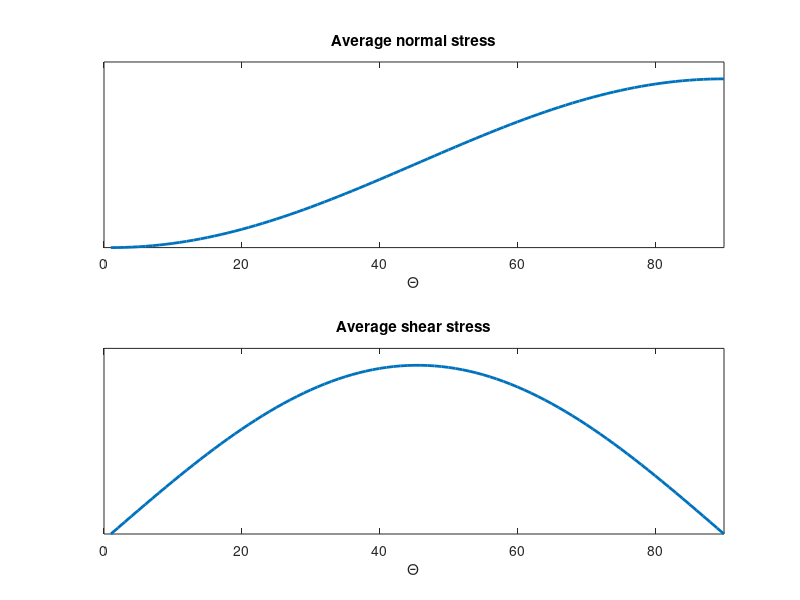

Source code (MATLAB):



P=1;
A=1;
theta = linspace(0,90,90);

% Avg. normal stress
sigma = (P*sind(theta).^2)/A;

% Avg. shear stress
tau = (P/2*A)*sind(2.*theta);

figure(1)
subplot(2,1,1)      
plot(sigma,'LineWidth',2)
xlabel('Θ')
title('Average normal stress')
yticks([ ])
xlim([0 90])
ylim([0 1.1])

subplot(2,1,2)      
plot(tau,'LineWidth',2)
xlabel('Θ')
title('Average shear stress')
yticks([ ])
xlim([0 90])
ylim([0 0.55])


